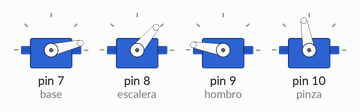
The sketch below on a simulated Arduino Uno, built with avr-gcc and run on an emulated ATmega328P. Parts: 4 × servo.

Above: at 0.05 s.
At 0.6 s:
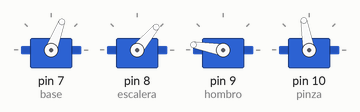
At 1.35 s:
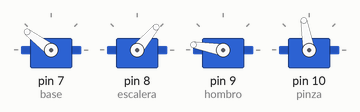
At 2.7 s:
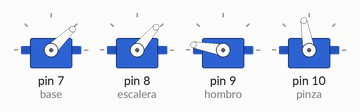
At 4.0 s:
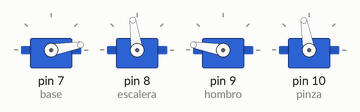
At 5.35 s:
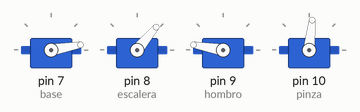
Timing chart, 0 to 7.2 s (numbered marks = the images above):
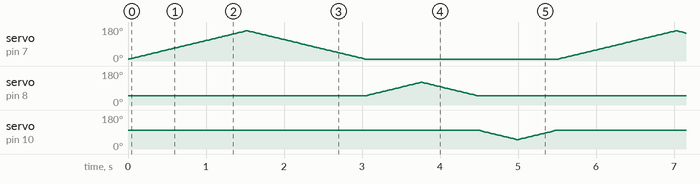

The sketch:

Ritina_brazo.ino
```cpp
#include <Servo.h> //libreria
Servo base;
Servo escalera;
Servo hombro;
Servo pinza;
int posbase=10;
int posescalera=50;
int poshombro=170;
int pospinza=100;
void setup()
{
  base.attach(7);
    escalera.attach(8);
  hombro.attach(9);
    pinza.attach(10);
    base.write(posbase);
    escalera.write(posescalera);
    hombro.write(poshombro);
    pinza.write(pospinza);

}

void loop()
{
  //base gira//
  for(posbase=10; posbase<=160; posbase++)
  {
    base.write(posbase);
    delay(10);
  }
for(posbase=160; posbase>=10; posbase--)
  {
    base.write(posbase);
    delay(10);
  }

//girar escalera//
for(posescalera=50; posescalera<=120; posescalera++)
  {
    escalera.write(posescalera);
    delay(10);
  }
    for(posescalera=120; posescalera>=50; posescalera--)
  {
    escalera.write(posescalera);
    delay(10);
  }
  //girar hombro//

  for(poshombro=170; poshombro<=130; poshombro++)
  {
   hombro.write(poshombro);
    delay(10);
  }

for(poshombro=130; poshombro>=170; poshombro--)
  {
    hombro.write(poshombro);
    delay(10);
  }
  //girar pinza//
for(pospinza=100; pospinza>=50; pospinza--)
  {
  pinza.write(pospinza);
    delay(10);
  }

for(pospinza=50; pospinza<=100; pospinza++)
  {
    pinza.write(pospinza);
    delay(10);
  }
}
```
